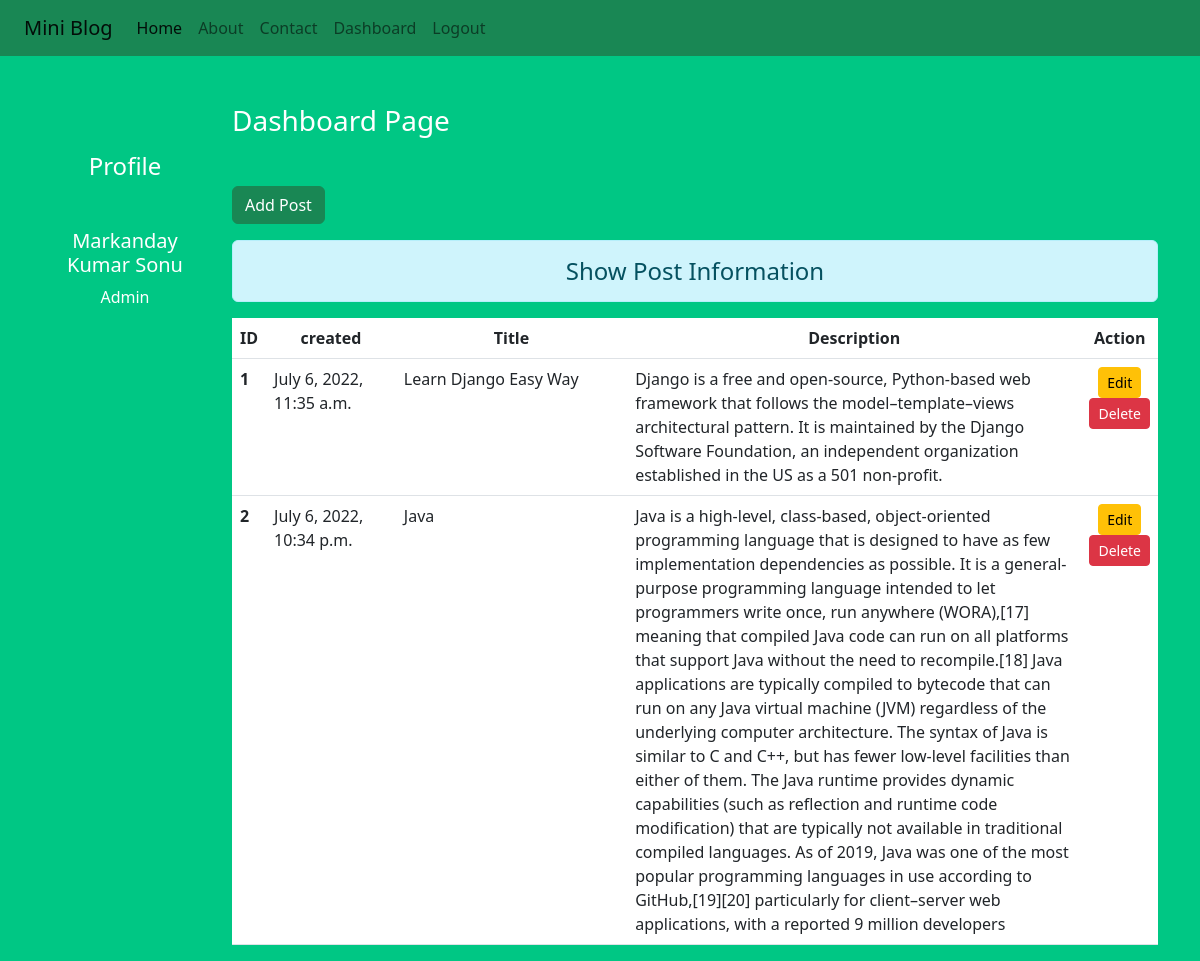
The page /dashboard/ (signed in) on the database its author committed.
### blog/models.py (models this page shows)
class Post(models.Model):
    title = models.CharField(max_length=150)
    desc =models.TextField()
    created = models.DateTimeField(auto_now_add=True)

### blog/views.py (the view)
# urls.py: path('dashboard/', views.dashboard, name='dashboard'),
def dashboard(request):
    if request.user.is_authenticated:
      posts = Post.objects.all()
      user = request.user
      full_name = user.get_full_name()
      gps = user.groups.all()
      return render(request,'blog/dashboard.html',{'posts':posts, 'full_name':full_name, 'groups':gps})
    else:
     return HttpResponseRedirect('/login/')

### blog/templates/blog/dashboard.html (shortened to what this page needs)
{% extends 'blog/base.html' %}
{% load static %}
{% block side %}
<div class="col-sm-2 text-white my-5 text-center">
    <h4 class="my-5">Profile</h4>
    <h5>{{full_name}}</h5>
    {% for group in groups %}
      <p>{{group.name}}</p>
    {% endfor %}
</div>
{% endblock side %}
{% block content %}
<div class="col-sm-10">
 <h3 class="text-white my-5">Dashboard Page</h3>
 <a href="{% url 'addpost' %}" class="btn btn-success">Add Post</a>
 <h4 class="text-center alert alert-info mt-3">Show Post Information</h4>
 {% if posts %}
   <table class="table table-hover bg-white">
     <thead>
          <tr class="text-center">
              <th scope="col" style="width:2%">ID</th>
              <th scope="col" style="width:15%">created</th>
              <th scope="col" style="width:28%">Title</th>
              <th scope="col" style="width:55%">Description</th>
              <th scope="col" style="width:15%">Action</th>
          </tr>
     </thead>
     <tbody>
      {% for post in posts %}
        <tr>
            <th scope="row">{{post.id}}</th>
            <td>{{post.created}}</td>
            <td>{{post.title}}</td>
            <td>{{post.desc}}</td>
            <td class="text-center">
                <a href="{% url 'updatepost' post.id %}" class="btn btn-warning btn-sm">Edit</a>
                {% if perms.blog.delete_post %}
                <form action="{% url 'deletepost' post.id %}" method="post" class="d-inline"> {% csrf_token %}
                <input type="submit" class="btn btn-danger btn-sm" value="Delete">
                </form>
                {% endif %}
            </td>
        </tr>
      {% endfor %}
     </tbody>
    </table>
    {% else %}
     <h4 class="text-center alert alert-warning">No Records</h4>
    {% endif %}
</div>
{% endblock content %}

### blog/templates/blog/base.html (shortened to what this page needs)
<!doctype html>
{% load static %}
<html lang="en">
  <head>
    <link rel="stylesheet" href="{% static 'blog/css/bootstrap.css' %}">
    <link rel="stylesheet" href="{% static 'blog/css/style.css' %}">
  </head>
  <body>
    <div class="container-fluid bg-success">
    {% include 'blog/navbar.html' %}
    </div>
    <div class="container">
        <div class="row">
            {% block side %}
            {% endblock side %}
            {% block content %}
            {% endblock content %}
        </div>
    </div>
  </body>
</html>

### blog/templates/blog/navbar.html (shortened to what this page needs)
<nav class="navbar navbar-expand-lg bg-success">
    <div class="container-fluid">
      <a class="navbar-brand" href="#">Mini Blog</a>
      <div class="collapse navbar-collapse" id="navbarNav">
        <ul class="navbar-nav">
          <li class="nav-item">
            <a class="nav-link active" aria-current="page" href="/">Home</a>
          </li>
          <li class="nav-item">
            <a class="nav-link" href="{% url 'about' %}">About</a>
          </li>
          <li class="nav-item">
            <a class="nav-link" href="{% url 'contact' %}">Contact</a>
          </li>
          {% if request.user.is_authenticated %}
          <li class="nav-item">
            <a class="nav-link" href="{% url 'dashboard' %}">Dashboard</a>
          </li>
          <li class="nav-item">
            <a class="nav-link" href="{% url 'logout' %}">Logout</a>
          </li>
          {% endif %}
        </ul>
      </div>
    </div>
  </nav>

### blog/static/blog/css/style.css (style rules this page uses)
body { background-color: rgb(0, 199, 132); color: antiquewhite; }

### rows shown on the page
Post: id "1", created "July 6, 2022, 11:35 a.m.", title "Learn Django Easy Way", desc "Django is a free and open-source, Python-based web framework that follows the model–template–views architectural pattern. It is maintained by the Django Software Foundation, an independent organization established in the US as a 501 non-profit."
Post: id "2", created "July 6, 2022, 10:34 p.m.", title "Java", desc "Java is a high-level, class-based, object-oriented programming language that is designed to have as few implementation dependencies as possible. It is a general-purpose programming language intended to let programmers write once, run anywhere (WORA),[17] meaning that compiled Java code can run on all platforms that support Java without the need to recompile.[18] Java applications are typically compiled to bytecode that can run on any Java virtual machine (JVM) regardless of the underlying computer architecture. The syntax of Java is similar to C and C++, but has fewer low-level facilities than either of them. The Java runtime provides dynamic capabilities (such as reflection and runtime…"

### other values the page prints
{{ full_name }} "Markanday Kumar Sonu"
{{ group.name }} "Admin"
